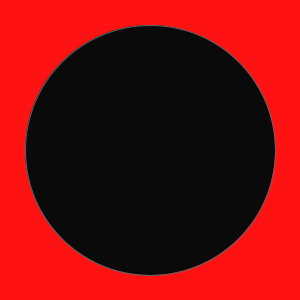
Frame 1 (no input)
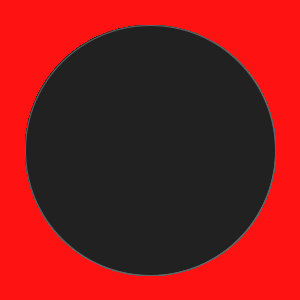
Frame 60 (the mouse pressed at the canvas centre just before this capture)
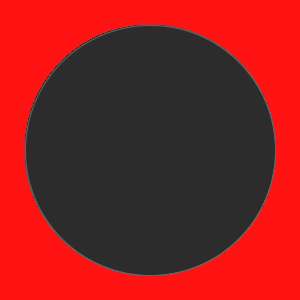
Frame 120 (the mouse held since frame 60 and released just before this capture)

The Processing sketch that drew these frames (run headless with seeded random() and noise(); from frame 60 on, the mouse is pressed at the canvas centre):

// Processing sketch: processing_88445
// ── processing_88445.pde

void setup() {
  size(300, 300);
  background(#FF1212);
}
void draw() {
  int m = millis(); // milliseconds, used for timing animations
  stroke(100);
  fill(m % 55);
  ellipse(150, 150, 250, 250);
}
